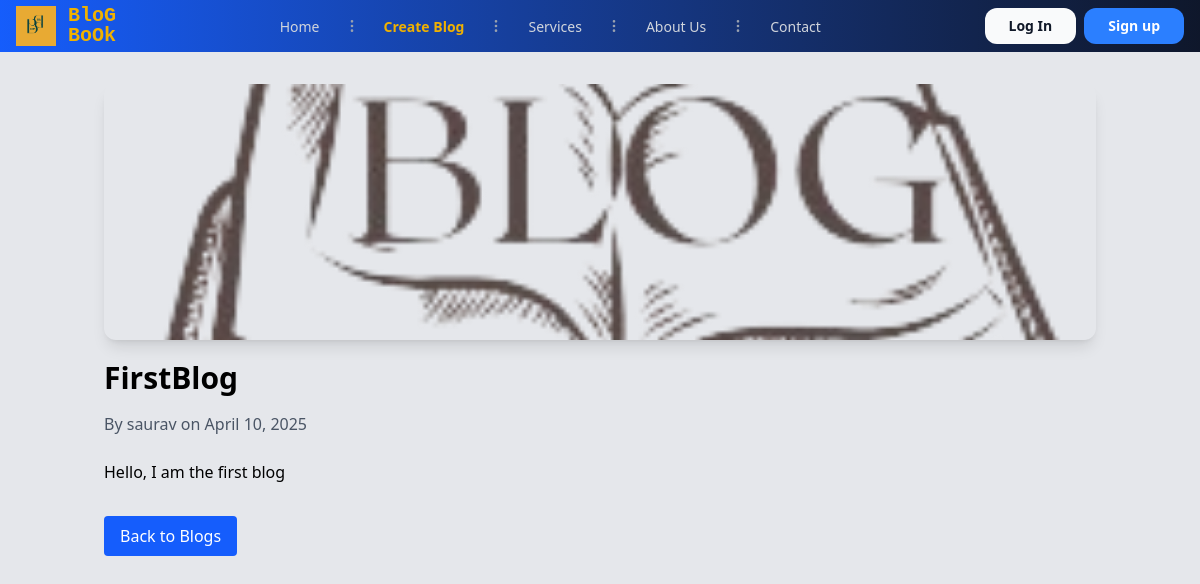
/detail/1/, run on an earlier commit of the app's database.
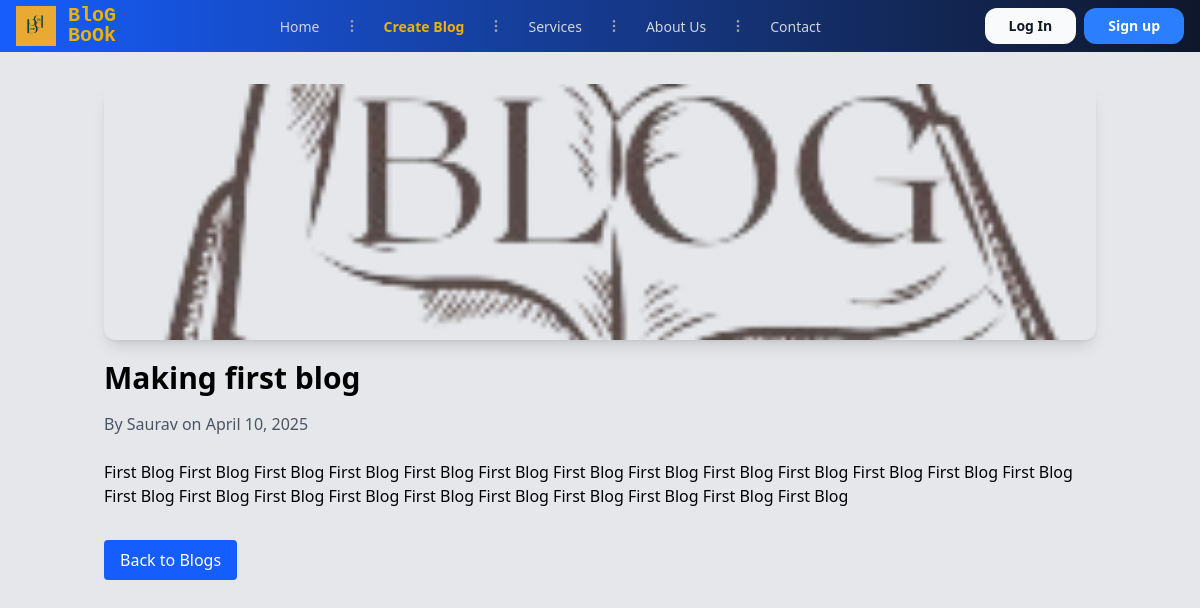
And on a later commit of the database.
### blogbook/models.py (models this page shows, shortened)
class Blog(models.Model):
    CATEGORY_CHOICES = [
        ('tech', 'Technology'),
        ('health', 'Health'),
        ('lifestyle', 'Lifestyle'),
        ('travel', 'Travel'),
    ]
    title = models.CharField(max_length=100)
    content = models.TextField()
    category = models.CharField(max_length=20, choices=CATEGORY_CHOICES, default='tech')
    user = models.ForeignKey(User, on_delete=models.CASCADE) #When the referenced object is deleted, also delete the objects that have references to it (when you remove a blog post for instance, you might want to delete comments as well). SQL equivalent
    photo = models.ImageField(upload_to='blog_photos/', blank=True, null=True)
    created_at = models.DateTimeField(auto_now_add=True)
    updated_at = models.DateTimeField(auto_now=True)

### blogbook/views.py (the view)
# urls.py: path('detail/<int:blog_id>/', views.blog_detail, name='blog_detail'),  # Added detail view for individual blog posts
def blog_detail(request, blog_id):
    blog = get_object_or_404(Blog, pk=blog_id)  # Fetch the blog post or return a 404 error if not found
    return render(request, "blog_detail.html", {"blog": blog})  # Render the blog detail page with the blog data

### blogbook/templates/blog_detail.html (shortened to what this page needs)
{% extends "layout.html" %}
{% block content %}
<div class="container mx-auto px-4 py-8">
    <img src="{{ blog.photo.url }}" alt="{{ blog.title }}" class="w-full h-64 object-cover rounded-xl shadow-lg mb-5">
    <h1 class="text-3xl font-bold mb-4">{{ blog.title }}</h1>
    <p class="text-gray-600 mb-6">By {{ blog.user.username }} on {{ blog.created_at|date:"F j, Y" }}</p>
    <div class="prose lg:prose-xl">
        {{ blog.content|linebreaksbr }}
    </div>
    <div class="mt-8">
        <a href="{% url 'blog_list' %}" class="inline-block px-4 py-2 bg-blue-600 text-white rounded hover:bg-blue-700">Back to Blogs</a>
    </div>
</div>
{% endblock %}

What changed in the data, as far as the page shows it:
changed Blog: title "FirstBlog" → "Making first blog"; user.username "saurav" → "Saurav"; content "Hello, I am the first blog" → "First Blog First Blog First Blog First Blog First Blog First Blog First Blog First Blog First Blog First Blog First Blog First Blog First Blog First Blog First Blog First Blog First Blog First Blog First Blog First Blog First Blog First Blog First Blog"
